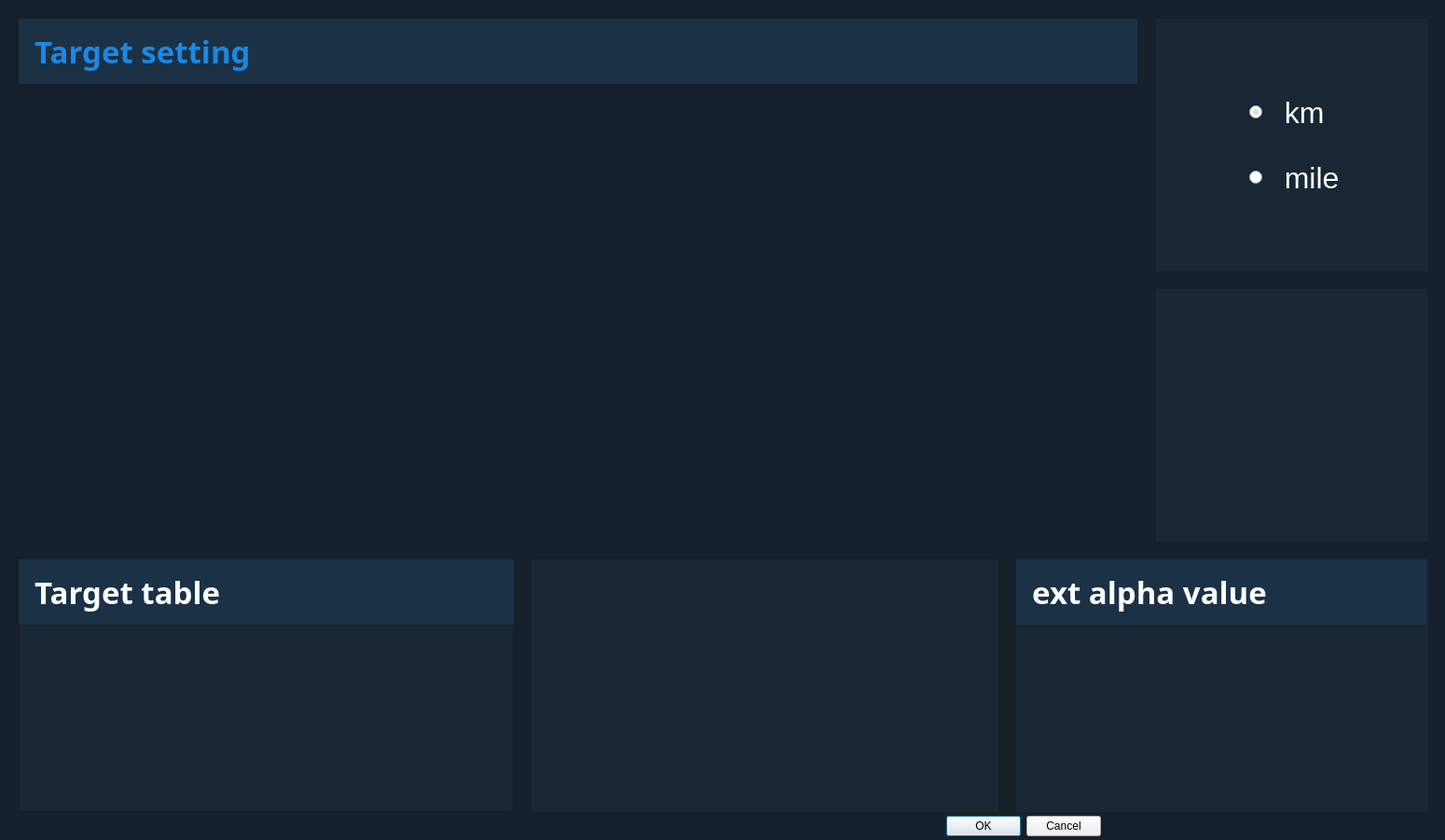
<?xml version="1.0" encoding="UTF-8"?>
<ui version="4.0">
 <class>setting_dialog</class>
 <widget class="QDialog" name="setting_dialog">
  <property name="geometry">
   <rect>
    <x>0</x>
    <y>0</y>
    <width>1550</width>
    <height>901</height>
   </rect>
  </property>
  <property name="windowTitle">
   <string>settings</string>
  </property>
  <property name="styleSheet">
   <string notr="true">#setting_dialog
{
	background-color:rgb(22,32,42);
}</string>
  </property>
  <widget class="QDialogButtonBox" name="buttonBox">
   <property name="geometry">
    <rect>
     <x>840</x>
     <y>870</y>
     <width>341</width>
     <height>32</height>
    </rect>
   </property>
   <property name="orientation">
    <enum>Qt::Horizontal</enum>
   </property>
   <property name="standardButtons">
    <set>QDialogButtonBox::Cancel|QDialogButtonBox::Ok</set>
   </property>
  </widget>
  <widget class="QLabel" name="target_setting_label">
   <property name="geometry">
    <rect>
     <x>20</x>
     <y>20</y>
     <width>1200</width>
     <height>70</height>
    </rect>
   </property>
   <property name="font">
    <font>
     <family>NanumGothic</family>
     <pointsize>25</pointsize>
     <weight>75</weight>
     <bold>true</bold>
    </font>
   </property>
   <property name="styleSheet">
    <string notr="true">#target_setting_label
{
	background-color:rgb(27,49,70);
	color:rgb(28,136,227);
}</string>
   </property>
   <property name="text">
    <string>  Target setting</string>
   </property>
   <property name="alignment">
    <set>Qt::AlignLeading|Qt::AlignLeft|Qt::AlignVCenter</set>
   </property>
  </widget>
  <widget class="QLabel" name="target_setting_image_label">
   <property name="geometry">
    <rect>
     <x>20</x>
     <y>90</y>
     <width>1200</width>
     <height>500</height>
    </rect>
   </property>
   <property name="styleSheet">
    <string notr="true">#targert_setting_image_label
{
	background-color:rgb(25,39,52);
}
</string>
   </property>
   <property name="text">
    <string/>
   </property>
  </widget>
  <widget class="QLabel" name="km_mile_setting">
   <property name="geometry">
    <rect>
     <x>1240</x>
     <y>20</y>
     <width>291</width>
     <height>271</height>
    </rect>
   </property>
   <property name="styleSheet">
    <string notr="true">#km_mile_setting
{
	background-color:rgb(25,39,52);
}

</string>
   </property>
   <property name="text">
    <string/>
   </property>
  </widget>
  <widget class="QLabel" name="target_table_label">
   <property name="geometry">
    <rect>
     <x>20</x>
     <y>600</y>
     <width>531</width>
     <height>70</height>
    </rect>
   </property>
   <property name="font">
    <font>
     <family>NanumGothic</family>
     <pointsize>25</pointsize>
     <weight>75</weight>
     <bold>true</bold>
    </font>
   </property>
   <property name="styleSheet">
    <string notr="true">#target_table_label
{
	background-color:rgb(27,49,70);
	color:rgb(255,255,255);
}</string>
   </property>
   <property name="text">
    <string>  Target table</string>
   </property>
   <property name="alignment">
    <set>Qt::AlignLeading|Qt::AlignLeft|Qt::AlignVCenter</set>
   </property>
  </widget>
  <widget class="QLabel" name="graph_label">
   <property name="geometry">
    <rect>
     <x>570</x>
     <y>600</y>
     <width>501</width>
     <height>271</height>
    </rect>
   </property>
   <property name="styleSheet">
    <string notr="true">#graph_label
{
	background-color:rgb(25,39,52);
}

</string>
   </property>
   <property name="text">
    <string/>
   </property>
  </widget>
  <widget class="QLabel" name="alpha_value">
   <property name="geometry">
    <rect>
     <x>1090</x>
     <y>670</y>
     <width>441</width>
     <height>201</height>
    </rect>
   </property>
   <property name="styleSheet">
    <string notr="true">#alpha_value
{
	background-color:rgb(25,39,52);
}

</string>
   </property>
   <property name="text">
    <string/>
   </property>
  </widget>
  <widget class="QLabel" name="ext_alpha_label">
   <property name="geometry">
    <rect>
     <x>1090</x>
     <y>600</y>
     <width>441</width>
     <height>70</height>
    </rect>
   </property>
   <property name="font">
    <font>
     <family>NanumGothic</family>
     <pointsize>25</pointsize>
     <weight>75</weight>
     <bold>true</bold>
    </font>
   </property>
   <property name="styleSheet">
    <string notr="true">#ext_alpha_label
{
	background-color:rgb(27,49,70);
	color:rgb(255,255,255);
}</string>
   </property>
   <property name="text">
    <string>  ext alpha value</string>
   </property>
   <property name="alignment">
    <set>Qt::AlignLeading|Qt::AlignLeft|Qt::AlignVCenter</set>
   </property>
  </widget>
  <widget class="QTableWidget" name="tableWidget">
   <property name="geometry">
    <rect>
     <x>20</x>
     <y>670</y>
     <width>531</width>
     <height>201</height>
    </rect>
   </property>
   <property name="font">
    <font>
     <pointsize>18</pointsize>
    </font>
   </property>
   <property name="styleSheet">
    <string notr="true">#tableWidget
{
	background-color:rgb(25,39,52);
}

</string>
   </property>
   <property name="lineWidth">
    <number>1</number>
   </property>
   <property name="autoScroll">
    <bool>true</bool>
   </property>
   <property name="autoScrollMargin">
    <number>5</number>
   </property>
   <property name="verticalScrollMode">
    <enum>QAbstractItemView::ScrollPerItem</enum>
   </property>
   <property name="columnCount">
    <number>2</number>
   </property>
   <attribute name="horizontalHeaderVisible">
    <bool>false</bool>
   </attribute>
   <column/>
   <column/>
  </widget>
  <widget class="QRadioButton" name="km_radio_btn">
   <property name="geometry">
    <rect>
     <x>1340</x>
     <y>100</y>
     <width>101</width>
     <height>41</height>
    </rect>
   </property>
   <property name="font">
    <font>
     <family>Arial</family>
     <pointsize>24</pointsize>
    </font>
   </property>
   <property name="styleSheet">
    <string notr="true">#km_radio_btn
{
	color:rgb(255,255,255);
}</string>
   </property>
   <property name="text">
    <string>  km</string>
   </property>
   <property name="checked">
    <bool>true</bool>
   </property>
  </widget>
  <widget class="QRadioButton" name="mile_radio_btn">
   <property name="geometry">
    <rect>
     <x>1340</x>
     <y>170</y>
     <width>121</width>
     <height>41</height>
    </rect>
   </property>
   <property name="font">
    <font>
     <family>Arial</family>
     <pointsize>24</pointsize>
    </font>
   </property>
   <property name="styleSheet">
    <string notr="true">#mile_radio_btn
{
	color:rgb(255,255,255);
}</string>
   </property>
   <property name="text">
    <string>  mile</string>
   </property>
   <property name="iconSize">
    <size>
     <width>16</width>
     <height>16</height>
    </size>
   </property>
  </widget>
  <widget class="QLabel" name="km_mile_setting_2">
   <property name="geometry">
    <rect>
     <x>1240</x>
     <y>310</y>
     <width>291</width>
     <height>271</height>
    </rect>
   </property>
   <property name="styleSheet">
    <string notr="true">#km_mile_setting_2
{
	background-color:rgb(25,39,52);
}

</string>
   </property>
   <property name="text">
    <string/>
   </property>
  </widget>
  <widget class="QWidget" name="verticalLayoutWidget">
   <property name="geometry">
    <rect>
     <x>570</x>
     <y>600</y>
     <width>721</width>
     <height>271</height>
    </rect>
   </property>
   <layout class="QVBoxLayout" name="html_verticalLayout"/>
  </widget>
 </widget>
 <resources/>
 <connections>
  <connection>
   <sender>buttonBox</sender>
   <signal>accepted()</signal>
   <receiver>setting_dialog</receiver>
   <slot>accept()</slot>
   <hints>
    <hint type="sourcelabel">
     <x>248</x>
     <y>254</y>
    </hint>
    <hint type="destinationlabel">
     <x>157</x>
     <y>274</y>
    </hint>
   </hints>
  </connection>
  <connection>
   <sender>buttonBox</sender>
   <signal>rejected()</signal>
   <receiver>setting_dialog</receiver>
   <slot>reject()</slot>
   <hints>
    <hint type="sourcelabel">
     <x>316</x>
     <y>260</y>
    </hint>
    <hint type="destinationlabel">
     <x>286</x>
     <y>274</y>
    </hint>
   </hints>
  </connection>
 </connections>
</ui>
